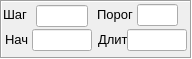
       <widget class="QFrame" name="frame_b_scan">
        <property name="minimumSize">
         <size>
          <width>192</width>
          <height>59</height>
         </size>
        </property>
        <property name="maximumSize">
         <size>
          <width>192</width>
          <height>59</height>
         </size>
        </property>
        <property name="frameShape">
         <enum>QFrame::Box</enum>
        </property>
        <property name="frameShadow">
         <enum>QFrame::Sunken</enum>
        </property>
        <widget class="QLabel" name="label_b_begr">
         <property name="geometry">
          <rect>
           <x>5</x>
           <y>29</y>
           <width>31</width>
           <height>21</height>
          </rect>
         </property>
         <property name="font">
          <font>
           <pointsize>10</pointsize>
          </font>
         </property>
         <property name="text">
          <string>Нач</string>
         </property>
        </widget>
        <widget class="QLabel" name="label_b_count">
         <property name="geometry">
          <rect>
           <x>98</x>
           <y>29</y>
           <width>31</width>
           <height>20</height>
          </rect>
         </property>
         <property name="font">
          <font>
           <pointsize>10</pointsize>
          </font>
         </property>
         <property name="text">
          <string>Длит</string>
         </property>
        </widget>
        <widget class="QLabel" name="label_b_stepr">
         <property name="geometry">
          <rect>
           <x>3</x>
           <y>4</y>
           <width>31</width>
           <height>21</height>
          </rect>
         </property>
         <property name="font">
          <font>
           <pointsize>10</pointsize>
          </font>
         </property>
         <property name="text">
          <string>Шаг</string>
         </property>
        </widget>
        <widget class="QLabel" name="label_b_por">
         <property name="geometry">
          <rect>
           <x>97</x>
           <y>4</y>
           <width>41</width>
           <height>21</height>
          </rect>
         </property>
         <property name="font">
          <font>
           <pointsize>10</pointsize>
          </font>
         </property>
         <property name="text">
          <string>Порог</string>
         </property>
        </widget>
        <widget class="ParamLineEditSel" name="ed_b_begr">
         <property name="geometry">
          <rect>
           <x>32</x>
           <y>29</y>
           <width>60</width>
           <height>22</height>
          </rect>
         </property>
         <property name="font">
          <font>
           <pointsize>10</pointsize>
          </font>
         </property>
         <property name="alignment">
          <set>Qt::AlignCenter</set>
         </property>
        </widget>
        <widget class="ParamEndRLineEditSel" name="ed_b_count">
         <property name="geometry">
          <rect>
           <x>127</x>
           <y>29</y>
           <width>60</width>
           <height>22</height>
          </rect>
         </property>
         <property name="font">
          <font>
           <pointsize>10</pointsize>
          </font>
         </property>
         <property name="alignment">
          <set>Qt::AlignCenter</set>
         </property>
        </widget>
        <widget class="ParamLineEditSel" name="ed_b_por">
         <property name="geometry">
          <rect>
           <x>137</x>
           <y>4</y>
           <width>41</width>
           <height>22</height>
          </rect>
         </property>
         <property name="font">
          <font>
           <pointsize>10</pointsize>
          </font>
         </property>
         <property name="alignment">
          <set>Qt::AlignCenter</set>
         </property>
        </widget>
        <widget class="ParamEndRLineEditSel" name="ed_b_stepr">
         <property name="geometry">
          <rect>
           <x>36</x>
           <y>5</y>
           <width>52</width>
           <height>22</height>
          </rect>
         </property>
         <property name="font">
          <font>
           <pointsize>10</pointsize>
          </font>
         </property>
         <property name="alignment">
          <set>Qt::AlignCenter</set>
         </property>
        </widget>
       </widget>
